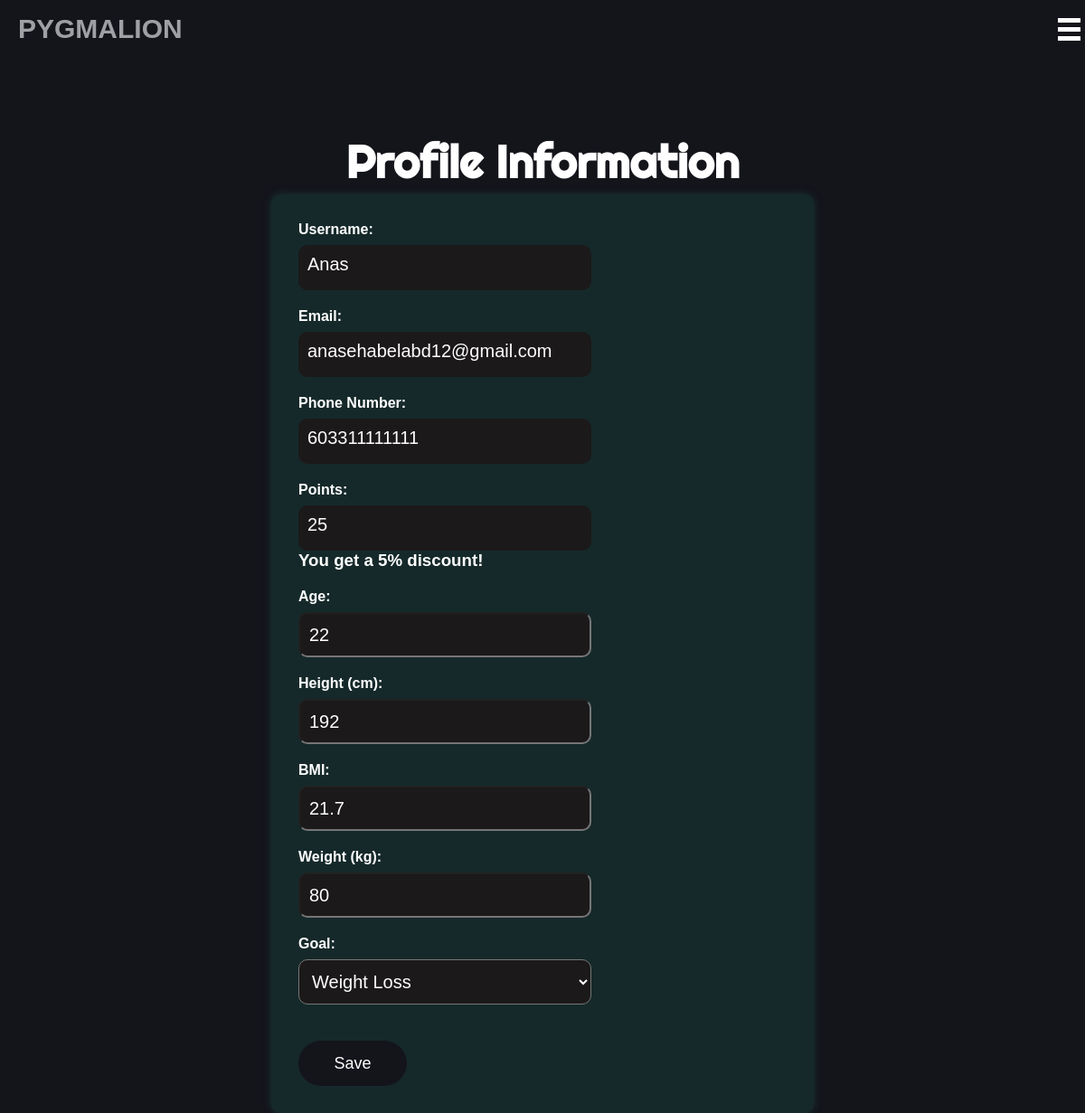
Page /Templates/member_profile.php (signed in) on the committed database.
### tables this page shows
CREATE TABLE `user` (
  `user_id` int(11) NOT NULL,
  `username` varchar(255) NOT NULL,
  `user_email` varchar(255) NOT NULL,
  `user_password` varchar(255) NOT NULL,
  `user_number` varchar(255) NOT NULL,
  `status` varchar(255) NOT NULL,
  `type` varchar(255) NOT NULL,
  `points` int(11) NOT NULL
);

CREATE TABLE `measurements` (
  `measurement_id` int(11) NOT NULL,
  `age` int(11) NOT NULL,
  `height` int(11) NOT NULL,
  `bmi` int(11) NOT NULL,
  `weight` int(11) NOT NULL,
  `goal` varchar(255) NOT NULL,
  `member_id` int(11) NOT NULL,
  `measurement_date` date NOT NULL
);

### Templates/member_profile.php (the view, shortened to what this page needs)
<?php
include 'db_conn.php';
$user_id = $_SESSION['id'];
$userQuery = "SELECT username, user_email, user_number, points FROM user WHERE user_id = $user_id";
$userResult = mysqli_query($conn, $userQuery);
if ($userResult) {
    $userDetails = mysqli_fetch_assoc($userResult);
    $username = $userDetails['username'] ?? 'N/A';
    $email = $userDetails['user_email'] ?? 'N/A';
    $phoneNumber = $userDetails['user_number'] ?? 'N/A';
    $points = $userDetails['points'] ?? 0;
} else {
    die("Query failed: " . mysqli_error($conn));
}
$discountMessage = '';
if ($points >= 0 && $points <= 19) {
    $discountMessage = 'No discount yet';
} elseif ($points >= 20 && $points <= 39) {
    $discountMessage = 'You get a 5% discount!';
} elseif ($points >= 40 && $points <= 59) {
    $discountMessage = 'You get a 10% discount!';
} elseif ($points >= 60) {
    $discountMessage = 'You get a 15% discount!';
}
$measurementQuery = "SELECT age, height, bmi, weight, goal FROM measurements WHERE member_id = $user_id ORDER BY measurement_date DESC LIMIT 1";
$measurementResult = mysqli_query($conn, $measurementQuery);
if ($measurementResult) {
    $latestMeasurement = mysqli_fetch_assoc($measurementResult);
    $age = $latestMeasurement['age'] ?? '';
    $height = $latestMeasurement['height'] ?? '';
    $bmi = $latestMeasurement['bmi'] ?? '';
    $weight = $latestMeasurement['weight'] ?? '';
    $goal = $latestMeasurement['goal'] ?? '';
} else {
    die("Query failed: " . mysqli_error($conn));
}
?>
<!DOCTYPE html>
<html lang="en">
<head>
    <link rel="stylesheet" href="../Styles/layout.css">
    <link rel="stylesheet" href="../Styles/landing.css">
    <link rel="stylesheet" href="../Styles/profile.css">
    <link rel="stylesheet" href="https://unpkg.com/simplebar@5.3.0/dist/simplebar.min.css" />
</head>
<body>
<nav class="first-nav">
    <a href="member_dashboard.php">
        <h2>Pygmalion</h2>
    </a>
    <div class="burger">
        <div class="l1"></div>
        <div class="l2"></div>
        <div class="l3"></div>
    </div>
</nav>
<div class="all-content">
    <main>
        <h1 id="headline">Profile Information</h1>
        <div class="profile-container">
            <form method="POST" action="member_profile.php">
                <div class="profile-field">
                    <label for="name">Username:</label>
                    <div class="profile-data"><?php echo htmlspecialchars($username); ?></div>
                </div>
                <div class="profile-field">
                    <label for="email">Email:</label>
                    <div class="profile-data"><?php echo htmlspecialchars($email); ?></div>
                </div>
                <div class="profile-field">
                    <label for="phone">Phone Number:</label>
                    <div class="profile-data"><?php echo htmlspecialchars($phoneNumber); ?></div>
                </div>
                <div class="profile-field">
                    <label for="phone">Points:</label>
                    <div class="profile-data"><?php echo htmlspecialchars($points); ?></div>
                    <div><h3 style="color: white;"><?php echo htmlspecialchars($discountMessage); ?><h3></div>
                </div>
                <div class="profile-field">
                    <label for="age">Age:</label>
                    <input class="profile-data" type="number" name="age" value="<?php echo htmlspecialchars($age); ?>" required>
                </div>
                <div class="profile-field">
                    <label for="height">Height (cm):</label>
                    <input class="profile-data" type="number" name="height" value="<?php echo htmlspecialchars($height); ?>" required>
                </div>
                <div class="profile-field">
                    <label for="bmi">BMI:</label>
                    <input class="profile-data" type="number" name="bmi" value="<?php echo htmlspecialchars($bmi); ?>" step="0.1" readonly>
                </div>
                <div class="profile-field">
                    <label for="weight">Weight (kg):</label>
                    <input class="profile-data" type="number" name="weight" value="<?php echo htmlspecialchars($weight); ?>" required>
                </div>
                <div class="profile-field">
                    <label for="goal">Goal:</label>
                    <select class="profile-data" name="goal" required>
                        <option value="Weight Loss" <?php echo $goal == 'Weight Loss' ? 'selected' : ''; ?>>Weight Loss</option>
                    </select>
                </div>
                <button class="profile-button" type="submit">Save</button>
            </form>
        </div>
    </main>
</div>
</body>
</html>

### Styles/layout.css (style rules this page uses)
* { margin: 0; padding: 0; font-family: sans-serif; box-sizing: border-box; }
h2 { margin-left: 20px; font-size: 30px; text-transform: uppercase; }
a { color: #9fa0a4; }
main { width: 100%; height: auto; padding-top: 8vh; }
nav { position: fixed; top: 0; background-color: #14141b; width: 100%; min-height: 8vh; color: rgba(240, 240, 241, 255); display: flex; flex-direction: row; justify-content: space-between; align-items: center; z-index: 9999; }
ul li, a { text-decoration: none; list-style-type: none; font-size: 20px; }
body { background-color: #14141b; width: 100%; height: 100%; padding-top: 8vh; }
.burger div { width: 25px; height: 5px; background-color: white; margin: 5px; }
.burger { display: none; cursor: pointer; }
@media screen and (max-width: 1400px) { body { overflow-x: hidden; } }
@media screen and (max-width: 1400px) { .burger { display: block; } }
.first-nav { position: fixed; top: 0; background-color: #14141b; width: 100%; min-height: 8vh; color: rgba(240, 240, 241, 255); display: flex; flex-direction: row; justify-content: space-between; align-items: center; z-index: 9999; }

### Styles/landing.css (style rules this page uses)
h1 { color: #fff; font-size: 50px; font-family: 'Righteous', cursive; margin-bottom: 30px; }
.all-content { margin-top: 200px; }
main { display: flex; flex-direction: column; align-items: center; justify-content: center; width: 70%; margin: 0 auto; }
nav { margin-bottom: 100px; }

### Styles/profile.css (style rules this page uses)
#headline { font-size: 50px; color: white; margin-top: 20px; margin-bottom: 5px; }
.profile-container { background-color: rgba(26, 97, 83, 0.267); width: 600px; height: auto; border-radius: 10px; padding: 30px; box-shadow: 0 0 10px rgba(26, 97, 83, 0.445); }
.profile-field { margin-bottom: 20px; }
.profile-field label { display: block; font-size: 16px; font-weight: bold; margin-bottom: 8px; color:white; }
.profile-data { background-color: rgb(27, 25, 25); color: white; width: 60%; height: 50px; padding: 10px; font-size: 20px; border-radius: 10px; }
.profile-button { border-radius: 30px; width: 120px; height: 50px; background-color: #14141b; color: white; font-size: 18px; border: none; margin-top: 20px; text-align: center; }
@media screen and (max-width: 1400px) { .all-content { margin-top: 0; } }

### rows in the picture
user: username "Anas", user_email "anasehabelabd12@gmail.com", user_number "603311111111", points "25", points "You get a 5% discount!"
measurements: age "22", height "192", bmi "21.7", weight "80", goal "Weight Loss"
